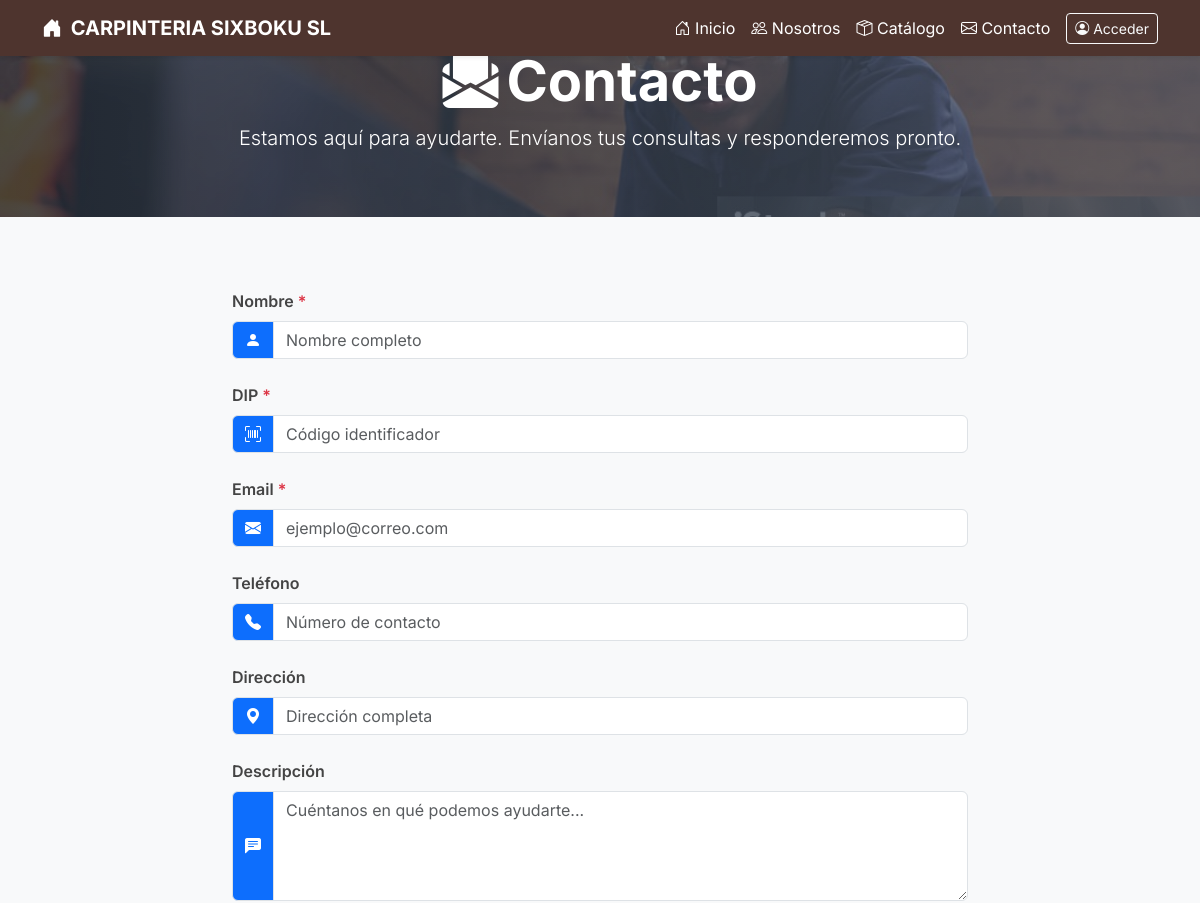
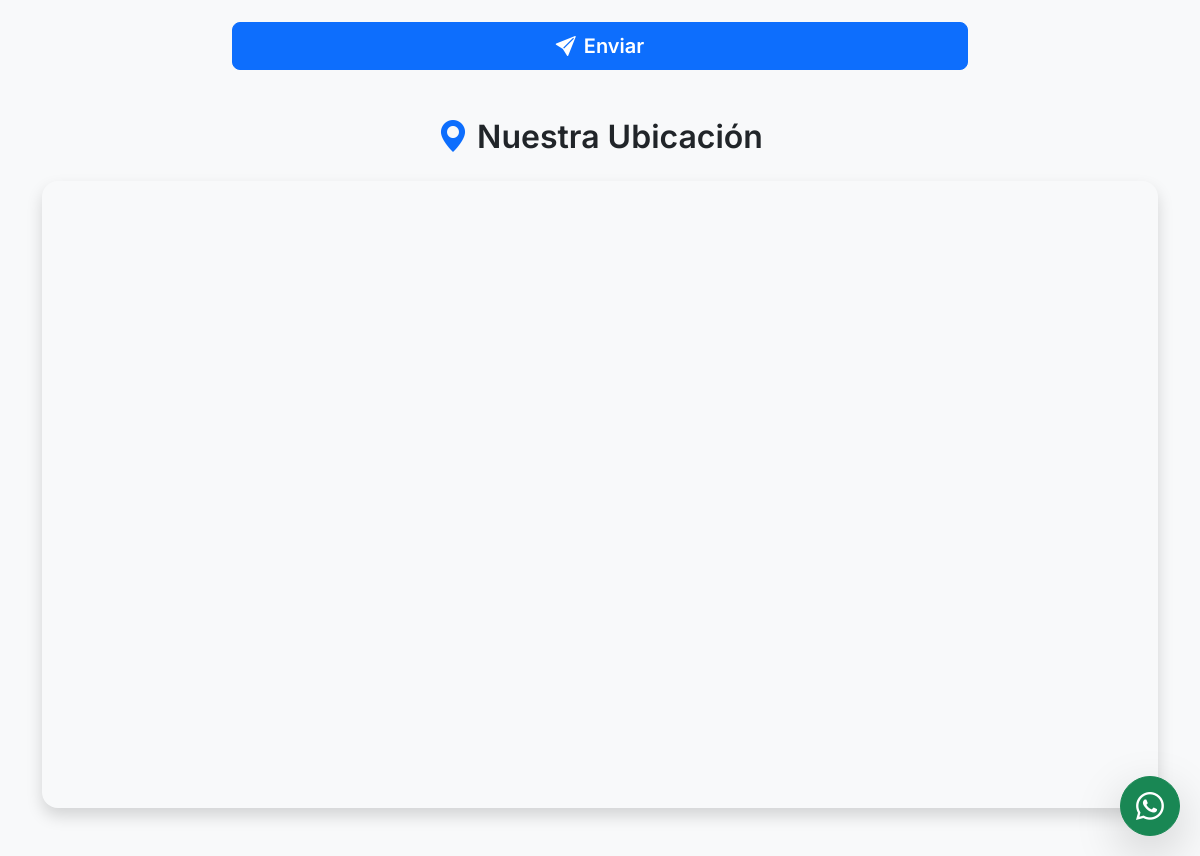
The app's page /index.php?vista=contacto with its own data (2 pictures, top to bottom).
### tables this page shows
CREATE TABLE configuracion (
  id INT AUTO_INCREMENT PRIMARY KEY,
  nombre_empresa VARCHAR(100),
  direccion VARCHAR(255),
  telefono VARCHAR(20),
  correo VARCHAR(100),
  logo VARCHAR(255),
  iva DECIMAL(5,2),
  nif VARCHAR(10),
  moneda VARCHAR(10),
  imagen TEXT,
  vision TEXT,
  mision TEXT,
  historia TEXT
);

CREATE TABLE avances_produccion (
  id INT AUTO_INCREMENT PRIMARY KEY,
  produccion_id INT NOT NULL,
  descripcion TEXT,
  imagen TEXT NOT NULL,
  porcentaje INT DEFAULT 0,
  fecha TIMESTAMP DEFAULT CURRENT_TIMESTAMP,
  FOREIGN KEY (produccion_id) REFERENCES producciones(id)
    ON DELETE CASCADE ON UPDATE CASCADE
);

### views/public/contacto.php (the view, shortened to what this page needs)
<main class="min-vh-100 d-flex flex-column bg-body-tertiary">
    <section class="hero-contacto py-5 text-center text-white"
        style="background: linear-gradient(to right, rgba(31,41,55,0.8), rgba(75,85,99,0.8)), url('<?= htmlspecialchars($heroRuta) ?>') center/cover no-repeat;">
        <div class="container">
            <h1 class="display-4 fw-bold"><i class="bi bi-envelope-paper-fill me-2"></i>Contacto</h1>
            <p class="lead">Estamos aquí para ayudarte. Envíanos tus consultas y responderemos pronto.</p>
        </div>
    </section>
    <section class="container py-5 flex-grow-1">
        <div class="row justify-content-center">
            <div class="col-lg-8 mt-4">
                <form id="formContacto" method="POST" class="needs-validation" novalidate enctype="multipart/form-data">
                    <div class="mb-4">
                        <label for="nombre" class="form-label fw-semibold">Nombre <span
                                class="text-danger">*</span></label>
                        <div class="input-group has-validation">
                            <span class="input-group-text bg-primary text-white"><i
                                    class="bi bi-person-fill"></i></span>
                            <input type="text" class="form-control" id="nombre" name="nombre" required minlength="3"
                                maxlength="100" placeholder="Nombre completo">
                        </div>
                    </div>
                    <div class="mb-4">
                        <label for="codigo" class="form-label fw-semibold">DIP <span
                                class="text-danger">*</span></label>
                        <div class="input-group has-validation">
                            <span class="input-group-text bg-primary text-white"><i class="bi bi-upc-scan"></i></span>
                            <input type="text" class="form-control" id="codigo" name="codigo" required maxlength="20"
                                placeholder="Código identificador">
                        </div>
                    </div>
                    <div class="mb-4">
                        <label for="email" class="form-label fw-semibold">Email <span
                                class="text-danger">*</span></label>
                        <div class="input-group has-validation">
                            <span class="input-group-text bg-primary text-white"><i
                                    class="bi bi-envelope-fill"></i></span>
                            <input type="email" class="form-control" id="email" name="email" required
                                placeholder="ejemplo@correo.com" maxlength="255">
                        </div>
                    </div>
                    <div class="mb-4">
                        <label for="telefono" class="form-label fw-semibold">Teléfono</label>
                        <div class="input-group">
                            <span class="input-group-text bg-primary text-white"><i
                                    class="bi bi-telephone-fill"></i></span>
                            <input type="tel" class="form-control" id="telefono" name="telefono" maxlength="20"
                                placeholder="Número de contacto">
                        </div>
                    </div>
                    <div class="mb-4">
                        <label for="direccion" class="form-label fw-semibold">Dirección</label>
                        <div class="input-group">
                            <span class="input-group-text bg-primary text-white"><i
                                    class="bi bi-geo-alt-fill"></i></span>
                            <input type="text" class="form-control" id="direccion" name="direccion" maxlength="100"
                                placeholder="Dirección completa">
                        </div>
                    </div>
                    <div class="mb-4">
                        <label for="descripcion" class="form-label fw-semibold">Descripción</label>
                        <div class="input-group">
                            <span class="input-group-text bg-primary text-white"><i
                                    class="bi bi-chat-left-text-fill"></i></span>
                            <textarea class="form-control" id="descripcion" name="descripcion" rows="4" maxlength="500"
                                placeholder="Cuéntanos en qué podemos ayudarte..."></textarea>
                        </div>
                    </div>
                    <div class="d-grid">
                        <button type="submit" class="btn btn-primary btn-lg fw-semibold">
                            <i class="bi bi-send-fill me-2"></i>Enviar
                        </button>
                    </div>
                </form>
                <a href="#" id="btnWhatsapp" class="btn btn-success shadow-lg rounded-circle"
                    style="position: fixed; bottom: 20px; right: 20px; z-index: 1050; width: 60px; height: 60px; display: flex; align-items: center; justify-content: center;"
                    aria-label="WhatsApp">
                    <i class="bi bi-whatsapp" style="font-size: 28px;"></i>
                </a>
            </div>
        </div>
    </section>
    <section class="container pb-5">
        <h2 class="text-center mb-4 fw-semibold text-dark"><i class="bi bi-geo-alt-fill me-2 text-primary"></i>Nuestra
            Ubicación</h2>
        <div class="ratio ratio-16x9 rounded-4 shadow">
            <iframe
                src="https://www.google.com/maps/embed?pb=!1m18!1m12!1m3!1d3941.419013030712!2d8.774311815142819!3d3.750838198785769!2m3!1f0!2f0!3f0!3m2!1i1024!2i768!4f13.1!3m3!1m2!1s0xfc11a7ac63bc2d3%3A0x4e89e1a96e0a3f70!2sBarrio%20Perez%20Mercamar%2C%20Malabo!5e0!3m2!1ses!2ses!4v1652035000000!5m2!1ses!2ses"
                width="100%" height="400" style="border:0;" allowfullscreen="" loading="lazy"
 title="Mapa de Carpintería en Pérez Mercamar"></iframe>
        </div>
    </section>
</main>

### layouts/public/header.php (shortened to what this page needs)
<?php
try {
  $stmt = $pdo->prepare("SELECT * FROM configuracion");
  $stmt->execute();
  $configuracion = $stmt->fetch();
  if ($configuracion !== false) {
      $nombre_empresa = $configuracion['nombre_empresa'];
  }
  $stmt = $pdo->prepare("SELECT * FROM usuarios");
  $stmt->execute();
  $usuario = $stmt->fetchAll();
$maxIntentos = 5;
$basePath = "api/";
for ($i = 0; $i < $maxIntentos; $i++) {
    $stmt = $pdo->prepare("SELECT imagen FROM avances_produccion
                           WHERE imagen IS NOT NULL AND TRIM(imagen) != ''
                           ORDER BY RAND() LIMIT 1");
    $stmt->execute();
    $heroImg = $stmt->fetchColumn();
    if ($heroImg && file_exists($basePath . $heroImg)) {
        $heroRuta = $basePath . $heroImg;
        break;
    }
}
} catch (PDOException $e) {
  $heroRuta = "img/hero-default.jpg";
}
?>
<!DOCTYPE html>
<html lang="es">
<head>
  <link href="https://cdn.jsdelivr.net/npm/bootstrap@5.3.0/dist/css/bootstrap.min.css" rel="stylesheet" />
  <link href="https://cdn.jsdelivr.net/npm/bootstrap-icons@1.10.5/font/bootstrap-icons.css" rel="stylesheet" />
  <link href="https://cdn.jsdelivr.net/npm/aos@2.3.4/dist/aos.css" rel="stylesheet" />
    <link href="https://cdn.jsdelivr.net/npm/bootstrap@5.3.0/dist/css/bootstrap.min.css" rel="stylesheet">
    <link href="https://cdn.jsdelivr.net/npm/bootstrap-icons@1.10.0/font/bootstrap-icons.css" rel="stylesheet">
    <link href="https://cdn.jsdelivr.net/npm/aos@2.3.4/dist/aos.css" rel="stylesheet">
</head>
<body>
<?php if (!empty($usuario)): ?>
  <nav class="navbar navbar-expand-lg navbar-dark  fixed-top shadow-sm">
    <div class="container">
      <a class="navbar-brand fw-bold" href="index.php">
        <i class="bi bi-house-door-fill me-1"></i> <?= htmlspecialchars($nombre_empresa) ?>
      </a>
      <div class="collapse navbar-collapse justify-content-end" id="navbarNav">
        <ul class="navbar-nav align-items-lg-center">
            <li class="nav-item"><a class="nav-link" href="index.php?vista=inicio"><i class="bi bi-house-door"></i>
                Inicio</a></li>
            <li class="nav-item"><a class="nav-link" href="index.php?vista=nosotro"><i class="bi bi-people"></i>
                Nosotros</a></li>
            <li class="nav-item"><a class="nav-link" href="index.php?vista=producto"><i class="bi bi-box-seam"></i>
                Catálogo</a></li>
            <li class="nav-item"><a class="nav-link" href="index.php?vista=contacto"><i class="bi bi-envelope"></i>
                Contacto</a></li>
            <li class="nav-item ms-2">
              <a class="btn btn-sm btn-outline-light" href="login.php"><i class="bi bi-person-circle"></i> Acceder</a>
            </li>
        </ul>
      </div>
    </div>
  </nav>
  <?php endif; ?>

### records on screen
configuracion: nombre_empresa "CARPINTERIA SIXBOKU SL"
avances_produccion: imagen (picture)
